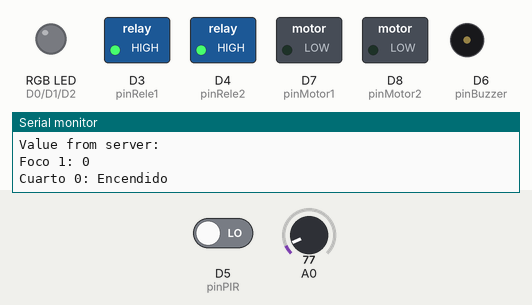
This sketch was run on a simulated ESP8266 (NodeMCU). On the bench: switched loads named in the sketch (green lamp = pin HIGH), an RGB LED mixed from three pins (HIGH = lit), buzzer (waves = sounding, pin HIGH), the last lines printed to the serial monitor. The test bench sets the inputs (shaded band); at power-on: D5 (pinPIR) LOW, A0 = 77. WiFi joins after 1.5 s; servers stay silent unless stated; uploads are accepted with an empty reply.

Above: at 2.7 s.
2.8 s: D5 (pinPIR) driven HIGH
At 4.9 s:
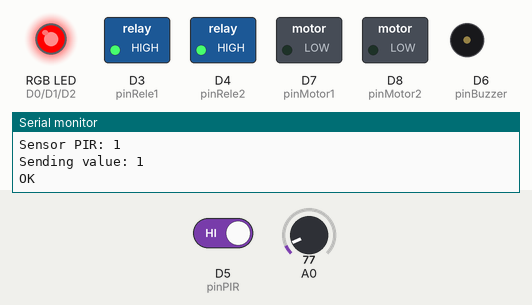
At 7.0 s:
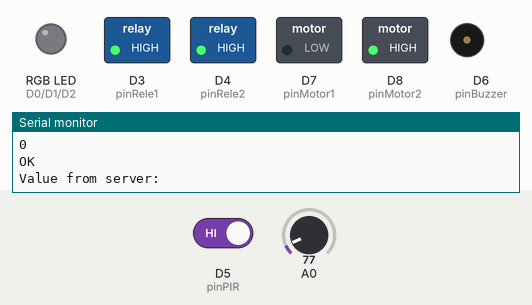
Timing chart, 0 to 22.8 s (numbered marks = the images above; inputs shaded):
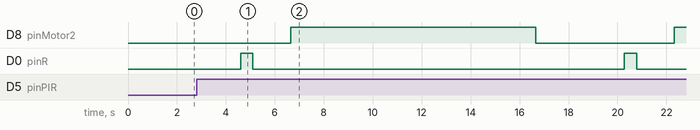

Measured:
- after the input at 2.8 s, D0 (pinR): alternates HIGH for 0.50 s and LOW for 15.2 s, starting after 1.8 s

The sketch:

nodeMCU_code.ino
```cpp
#include <ESP8266WiFi.h>
#include <Servo.h>

#define WIFI_SSID "Batcave"
#define WIFI_PASSWORD "78312bea"

const char auth[] = "QWI85H-jllIzyH1nTr2rqSH-njVuciR0";
const char* host = "blynk-cloud.com";
unsigned int port = 8080;
WiFiClient client;

#define pinRele1 D3
#define pinRele2 D4

int pinR=D0;
int pinG=D1;
int pinB=D2;
int pinPIR=D5;
int pinBuzzer=D6;
int pinMotor1=D7;
int pinMotor2=D8;

void setup(){
  Serial.begin(115200);


  pinMode(pinR,OUTPUT);
  pinMode(pinG,OUTPUT);
  pinMode(pinB,OUTPUT);
  pinMode(pinPIR,INPUT);
  pinMode(pinRele1,OUTPUT);
  pinMode(pinRele2,OUTPUT);
  pinMode(pinMotor1,OUTPUT);
  pinMode(pinMotor2,OUTPUT);
  pinMode(pinBuzzer, OUTPUT);
  digitalWrite(pinMotor1,LOW);
  digitalWrite(pinMotor2,LOW);
  digitalWrite(pinRele1,HIGH);
  digitalWrite(pinRele2,HIGH);

  connectNetwork();
}
void loop(){
  //Setting Red pin value from API
  int rPinStatus=readIntValue("V0");  //V0: pin Red of LED RGB
  //Serial.print("LED rojo: ");Serial.println(rPinStatus);
  analogWrite(pinR, rPinStatus);

  //Setting Green pin value from API
  int gPinStatus=readIntValue("V1");  //V1: pin Green of LED RGB
  Serial.print("LED verde: ");Serial.println(gPinStatus);
  analogWrite(pinG, gPinStatus);

  //Setting Blue pin value from API
  int bPinStatus=readIntValue("V2");  //V2: pinB Blue of LED RGB
  Serial.print("LED azul: ");Serial.println(bPinStatus);
  analogWrite(pinB, bPinStatus);

  //Setting Room1 light value from API
  int room1Status=readIntValue("V3"); //V3: pinRele1 of Room 1
  Serial.print("Foco 1: ");Serial.println(room1Status);
  if(room1Status==0){
    controlRoom(pinRele1,HIGH);
  }else{
    controlRoom(pinRele1,LOW);
  }
  //Setting Room2 light value from API
  int room2Status=readIntValue("V4"); //V4: pinRele1 of Room 2
  Serial.print("Foco 2: ");Serial.println(room2Status);
  if(room2Status==0){
    controlRoom(pinRele2,HIGH);
  }else{
    controlRoom(pinRele2,LOW);
  }

  //Writting temperature value to API
  float temp=getLM35data();           //Gets temperature in °C value from LM35
  putValue(String(temp),"A0");
  Serial.print("Temperatura desde server: ");Serial.println(readFloatValue("A0"));

  //Writting PIR status value to API
  int pirState=getPIRdata();          //Gets PIR sensor status
  putValue(String(pirState),"V5");
  Serial.print("PIR: ");Serial.println(readIntValue("V5"));

  //Open/close door
  int doorStatus=readIntValue("V6");
  if(doorStatus==0){
    closeDoor();
  }else if(doorStatus==1){
    openDoor();
  }else{
    digitalWrite(pinMotor1,LOW);
    digitalWrite(pinMotor2,LOW);
  }

  //Turn on/off alarm
  int alarmStatus=readIntValue("V7");
  Serial.print("Alarma: ");Serial.println(alarmStatus);
  if(alarmStatus==0){
    tone(pinBuzzer,0);
  }
  Serial.println("-------------------------------------------");
}

int readLabaledValue(String label, String pin){
  Serial.println(String("Setting property on "+pin+" w/ value: "+label));
  String response;
  if (httpRequest(String("GET /") + auth + "/update/"+pin+"?value=" + label, "", response)) {
    if (response.length() != 0) {
      Serial.print("WARNING: ");
      Serial.println(response);
    }
  }
  return response.toInt();
}
int readIntValue(String pin){
//  Serial.println(String("Reading value of "+pin));
  String response;
  if (httpRequest(String("GET /") + auth + "/get/"+pin, "", response)) {
    Serial.print("Value from server: ");
    Serial.println(response);
  }
  return response.toInt();
}
float readFloatValue(String pin){
  Serial.println(String("Reading value of "+pin));
  String response;
  if (httpRequest(String("GET /") + auth + "/update/"+pin, "", response)) {
    Serial.print("Value from server: ");
    Serial.println(response);
  }
  return response.toFloat();
}
void putValue(String value,String pin){
  Serial.print("Sending value: ");
  Serial.println(value);
  String response;
  String putData = String("[\"") + value + "\"]";
  if (httpRequest(String("PUT /") + auth + "/update/"+pin, putData, response)) {
    if (response.length() != 0) {
      Serial.print("WARNING: ");
      Serial.println(response);
    }
  }
}
bool httpRequest(const String& method, const String& request, String& response){
  //Serial.print(F("Connecting to "));
  //Serial.print(host);
  //Serial.print(":");
  //Serial.print(port);
  //Serial.print("... ");
  if (client.connect(host, port)) {
    Serial.println("OK");
  } else {
    //Serial.println("failed");
    return false;
  }

  client.print(method); client.println(F(" HTTP/1.1"));
  client.print(F("Host: ")); client.println(host);
  client.println(F("Connection: close"));
  if (request.length()) {
    client.println(F("Content-Type: application/json"));
    client.print(F("Content-Length: ")); client.println(request.length());
    client.println();
    client.print(request);
  } else {
    client.println();
  }

  //Serial.println("Waiting response");
  int timeout = millis() + 5000;
  while (client.available() == 0) {
    if (timeout - millis() < 0) {
      Serial.println(">>> Client Timeout !");
      client.stop();
      return false;
    }
  }

  //Serial.println("Reading response");
  int contentLength = -1;
  while (client.available()) {
    String line = client.readStringUntil('\n');
    line.trim();
    line.toLowerCase();
    if (line.startsWith("content-length:")) {
      contentLength = line.substring(line.lastIndexOf(':') + 1).toInt();
    } else if (line.length() == 0) {
      break;
    }
  }

  //Serial.println("Reading response body");
  response = "";
  response.reserve(contentLength + 1);
  while (response.length() < contentLength && client.connected()) {
    while (client.available()) {
      char c = client.read();
      if(c=='['||c==']'||c=='"'){
        Serial.print("");
      }else{
        response += c;
      }
    }
  }
  client.stop();
  return true;
}
void connectNetwork(){
  Serial.print("Connecting to ");
  Serial.println(WIFI_SSID);
  WiFi.begin(WIFI_SSID, WIFI_PASSWORD);

  while (WiFi.status() != WL_CONNECTED) {
    delay(500);
    Serial.print(".");
  }

  Serial.println();
  Serial.println("WiFi connected");
}
void closeDoor(){
  digitalWrite(pinMotor1,LOW);
  digitalWrite(pinMotor2,HIGH);
  delay(10000);
  digitalWrite(pinMotor1,LOW);
  digitalWrite(pinMotor2,LOW);
  putValue("2","V6");
}
void openDoor(){
  digitalWrite(pinMotor1,HIGH);
  digitalWrite(pinMotor2,LOW);
  delay(10000);
  digitalWrite(pinMotor1,LOW);
  digitalWrite(pinMotor2,LOW);
  putValue("2","V6");
}

void soundAlarm(){
  while(readIntValue("V7")!=0){
    tone(pinBuzzer,1000);
    delay(100);
    tone(pinBuzzer,0);
    delay(100);
  }
}
void controlRoom(int room, int stat){
  if(stat==HIGH){
    digitalWrite(room,stat);
    Serial.print("Cuarto ");Serial.print(room);Serial.println(": Encendido");
  }else{
    digitalWrite(room,stat);
    Serial.print("Cuarto ");Serial.print(room);Serial.println(": Apagado");
  }
}
float getLM35data(){
  int datoADC; //datos obtenido del ADC 10 bits
  float grads=0.0;
  datoADC=analogRead(A0);
  grads=((datoADC)*9.0/5.0)+32.0;
  Serial.print("Temperatura en C: ");Serial.println(grads);
  delay(1000);
  return grads;
}
int getPIRdata(){
  int value= digitalRead(pinPIR);
  Serial.print("Sensor PIR: ");Serial.println(value);
  if (value == 1){
    putValue("1","V7");
    digitalWrite(pinR, HIGH);
    delay(500);
    digitalWrite(pinR, LOW);
    delay(500);
    soundAlarm();
  }else{
    putValue("0","V7");
    digitalWrite(pinR, LOW);
  }
  return value;
}
```
